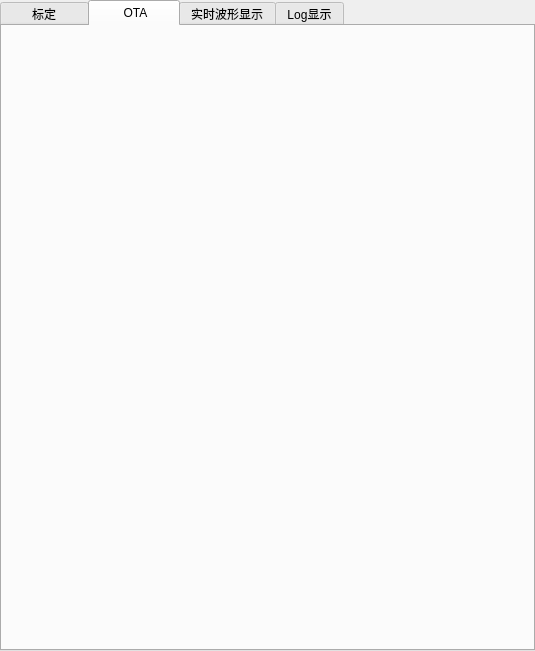
<?xml version="1.0" encoding="UTF-8"?>
<ui version="4.0">
 <class>OBNRealControlWidget</class>
 <widget class="QWidget" name="OBNRealControlWidget">
  <property name="geometry">
   <rect>
    <x>0</x>
    <y>0</y>
    <width>535</width>
    <height>651</height>
   </rect>
  </property>
  <property name="windowTitle">
   <string>Form</string>
  </property>
  <layout class="QGridLayout" name="gridLayout">
   <property name="leftMargin">
    <number>0</number>
   </property>
   <property name="topMargin">
    <number>0</number>
   </property>
   <property name="rightMargin">
    <number>0</number>
   </property>
   <property name="bottomMargin">
    <number>0</number>
   </property>
   <property name="spacing">
    <number>0</number>
   </property>
   <item row="0" column="0">
    <widget class="QTabWidget" name="tabWidget">
     <property name="styleSheet">
      <string notr="true"/>
     </property>
     <property name="currentIndex">
      <number>1</number>
     </property>
     <widget class="QWidget" name="tabCalibration">
      <attribute name="title">
       <string>      标定      </string>
      </attribute>
     </widget>
     <widget class="QWidget" name="tabOTA">
      <attribute name="title">
       <string>       OTA      </string>
      </attribute>
     </widget>
     <widget class="QWidget" name="tabWaveformDisplay">
      <attribute name="title">
       <string>实时波形显示</string>
      </attribute>
     </widget>
     <widget class="QWidget" name="tabLogVisualization">
      <attribute name="title">
       <string>Log显示</string>
      </attribute>
     </widget>
    </widget>
   </item>
  </layout>
 </widget>
 <resources/>
 <connections/>
</ui>
